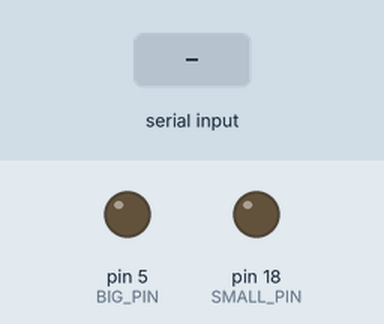
This sketch was run on a simulated Arduino Uno, built with avr-gcc and run on an emulated ATmega328P. On the bench: output pins drawn as LEDs (lit = HIGH). Dashed ring = blinking. Inputs (shaded band) come from the test bench. What the sketch prints to the serial monitor is not drawn.

Above: at 1.2 s.
1.3 s: "E90\n" received over Serial
At 2.42 s:
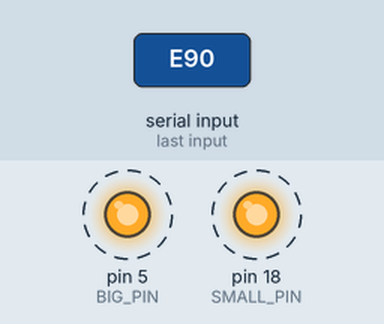
4.3 s: "E" received over Serial
At 5.4 s:
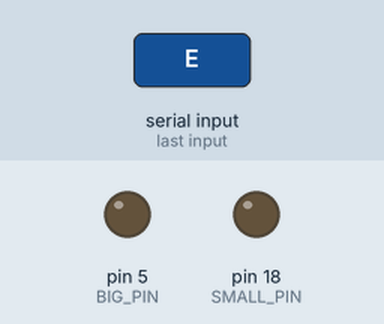
5.8 s: "A90\n" received over Serial
At 7.7 s:
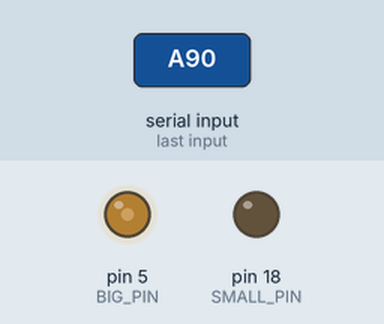
8.2 s: "A,45\n" received over Serial
At 9.6 s:
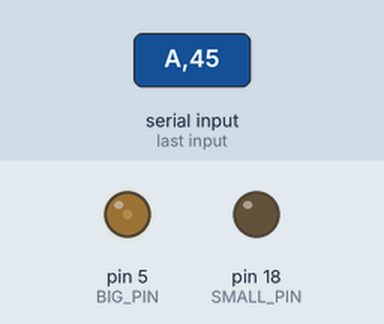
10.7 s: "E,45\n" received over Serial
At 12.08 s:
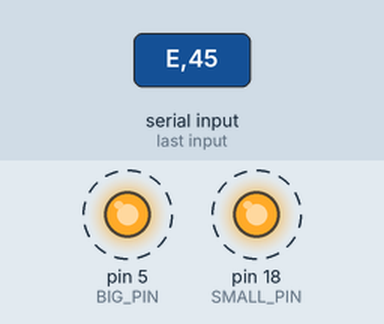
13.7 s: "S" received over Serial
At 13.7 s:
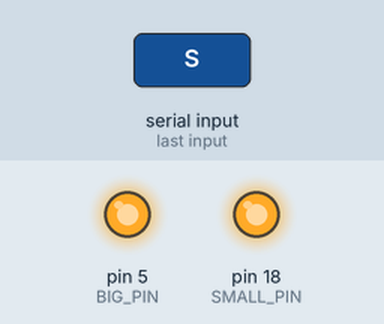
Timing chart, 0 to 16.2 s (numbered marks = the images above; inputs shaded):
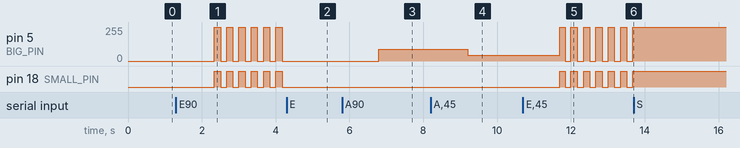

The sketch:

cyber-dj-pico-v2.ino
```cpp
/*
  CYBER-DJ Pico Controller V2
  Raspberry Pi Pico (RP2040)
  Offline PWM DJ lighting controller

  Commands:
  A <0-255>  Big channel
  B <0-255>  Small channel
  E <0-3>    Effect mode
  S <1-100>  Effect speed
*/

const int BIG_PIN   = 5;
const int SMALL_PIN = 18;

uint8_t chA = 0;
uint8_t chB = 0;
uint8_t effectMode = 0;
uint8_t speed = 30;

unsigned long lastUpdate = 0;
float phase = 0.0;

void setup() {
  Serial.begin(115200);
  pinMode(BIG_PIN, OUTPUT);
  pinMode(SMALL_PIN, OUTPUT);

  analogWrite(BIG_PIN, 0);
  analogWrite(SMALL_PIN, 0);

  Serial.println("CYBER-DJ Pico V2 ready");
}

void handleSerial() {
  if (!Serial.available()) return;

  char cmd = Serial.read();
  int value = Serial.parseInt();

  switch (cmd) {
    case 'A': chA = constrain(value, 0, 255); break;
    case 'B': chB = constrain(value, 0, 255); break;
    case 'E': effectMode = constrain(value, 0, 3); break;
    case 'S': speed = constrain(value, 1, 100); break;
  }
}

void loop() {
  handleSerial();

  unsigned long now = millis();
  if (now - lastUpdate < 10) return;
  lastUpdate = now;

  float dt = speed * 0.0001;
  phase += dt;
  if (phase > 1.0) phase -= 1.0;

  switch (effectMode) {
    case 1: breathe(); break;
    case 2: crossfade(); break;
    case 3: strobe(); break;
    default: manual(); break;
  }
}

void manual() {
  analogWrite(BIG_PIN, chA);
  analogWrite(SMALL_PIN, chB);
}

void breathe() {
  float v = sin(phase * TWO_PI) * 0.5 + 0.5;
  analogWrite(BIG_PIN, v * 255);
  analogWrite(SMALL_PIN, (1.0 - v) * 255);
}

void crossfade() {
  analogWrite(BIG_PIN, (1.0 - phase) * 255);
  analogWrite(SMALL_PIN, phase * 255);
}

void strobe() {
  bool on = ((int)(phase * 20) % 2) == 0;
  analogWrite(BIG_PIN, on ? 255 : 0);
  analogWrite(SMALL_PIN, on ? 128 : 0);
}
```

Measured:
- after the input at 1.3 s, pin 5 (BIG_PIN): alternates 255/255 for 0.17 s and 0/255 for 0.16 s, starting after 1.0 s; pin 18 (SMALL_PIN): alternates HIGH for 0.17 s and LOW for 0.16 s, starting after 1.0 s
- after the input at 4.3 s, pin 5 (BIG_PIN): stops changing and stays 0/255; pin 18 (SMALL_PIN): stops changing and stays LOW
- after the input at 5.8 s, pin 5 (BIG_PIN): 0/255 → 90/255 after 1.0 s
- after the input at 8.2 s, pin 5 (BIG_PIN): 90/255 → 45/255 after 1.0 s
- after the input at 10.7 s, pin 5 (BIG_PIN): alternates 255/255 for 0.17 s and 0/255 for 0.17 s, starting after 1.0 s; pin 18 (SMALL_PIN): alternates HIGH for 0.17 s and LOW for 0.17 s, starting after 1.0 s
- after the input at 13.7 s, pin 5 (BIG_PIN): stops changing and stays 255/255; pin 18 (SMALL_PIN): stops changing and stays HIGH
